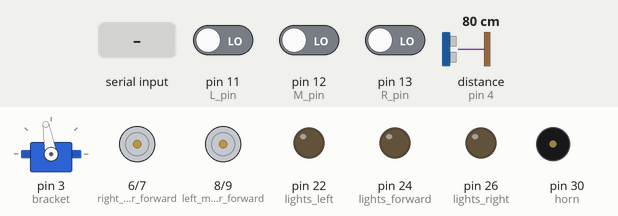
This sketch was run on a simulated Arduino Mega 2560, built with avr-gcc and run on an emulated ATmega2560. Parts: servo, motor-driver pin pairs drawn as motors (green arrow = first pin HIGH = forward, orange = second pin HIGH = backward, longer = more drive, scaled by the enable pin), output pins drawn as LEDs (lit = HIGH), buzzer (waves = sounding, pin HIGH). Dashed ring = blinking. The test bench sets the inputs (shaded band); at power-on: distance to the obstacle (sensor on pin 4) 80 cm, pin 11 (L_pin) LOW, pin 13 (R_pin) LOW, pin 12 (M_pin) LOW. The echo pulse lasts 58.3 µs per cm.

Above: at 1.2 s.
1.3 s: distance to the obstacle (sensor on pin 4) set to 22 cm
2.8 s: distance to the obstacle (sensor on pin 4) set to 18 cm
At 3.4 s:
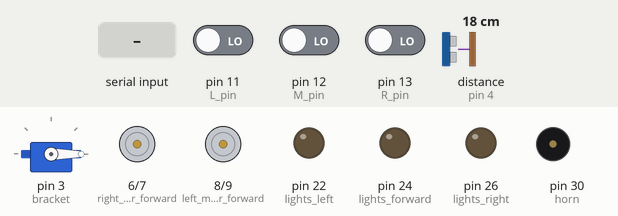
5.8 s: "W" received over the second serial link
At 8.68 s:
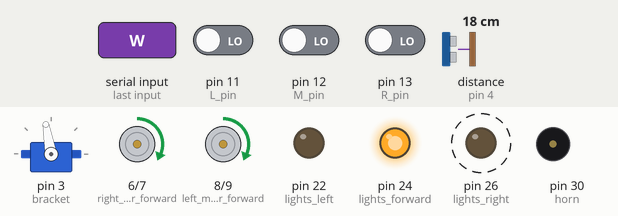
8.8 s: pin 11 (L_pin) driven HIGH
At 10.0 s:
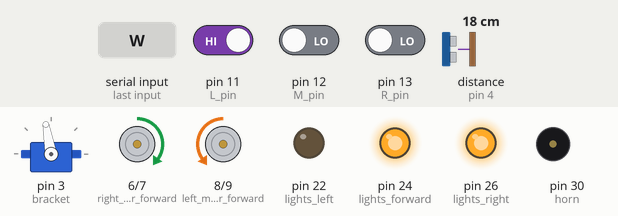
10.3 s: pin 13 (R_pin) driven HIGH
At 11.4 s:
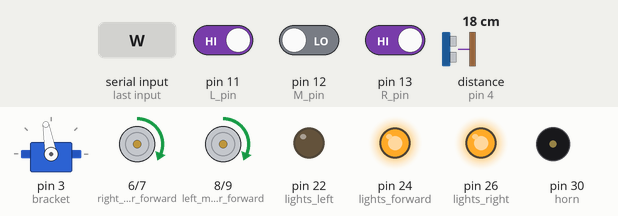
11.8 s: distance to the obstacle (sensor on pin 4) set to 2 cm
At 12.3 s:
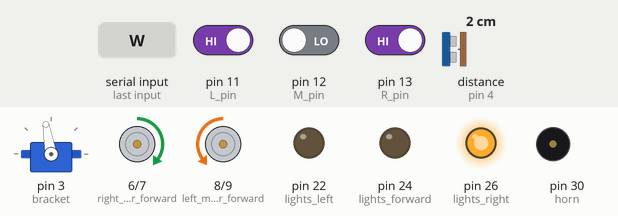
Timing chart, 0 to 14.8 s (numbered marks = the images above; inputs shaded):
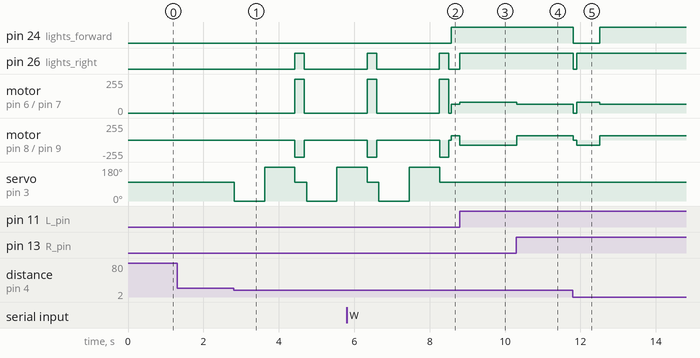

Measured:
- the behaviour switches between 20 and 19 cm on distance to the obstacle (sensor on pin 4) (found by bisection; images 0 and 1)
- after the input at 1.3 s, every drawn part: stays the same
- after the input at 2.8 s, pin 26 (lights_right): LOW → HIGH after 1.6 s, → LOW 0.25 s later; motor on pin 6 (right_motor_forward) / pin 7 (right_motor_backward): stopped → forward 255/255 after 1.6 s, → stopped 0.25 s later
- after the input at 5.8 s, pin 24 (lights_forward): LOW → HIGH after 2.8 s
- after the input at 8.8 s, pin 26 (lights_right): LOW → HIGH at once; motor on pin 6 (right_motor_forward) / pin 7 (right_motor_backward): forward 65/255 → forward 80/255 at once; motor on pin 8 (left_motor_forward) / pin 9 (left_motor_backward): forward 65/255 → backward 80/255 at once
- after the input at 10.3 s, motor on pin 6 (right_motor_forward) / pin 7 (right_motor_backward): forward 80/255 → forward 65/255 at once; motor on pin 8 (left_motor_forward) / pin 9 (left_motor_backward): backward 80/255 → forward 65/255 at once
- after the input at 11.8 s, pin 24 (lights_forward): HIGH → LOW at once, → HIGH 0.70 s later; pin 26 (lights_right): HIGH → LOW at once, → HIGH 0.10 s later

The sketch:

ASUMobiCarProjectG25.ino
```cpp
#include <NewPing.h>
#include <Servo.h>

// LINE FOLLOWER
const int R_pin = 13;
const int L_pin = 11;
const int M_pin = 12;

const int line = 0;
const int no_line = 1;

int R = 0;
int L = 0;
int M = 0;

// L298N MOTOR DRIVE
const int right_motor_forward = 6;
const int right_motor_backward = 7;

const int left_motor_forward = 8;
const int left_motor_backward = 9;

const int enable_right_motor = 5;
const int enable_left_motor = 10;

int car_speed = 200;

// ULTRASONIC SENSOR
const int trigger = 2;
const int echo = 4;
const int max_distance = 50;
int distance;

NewPing ultrasonic(trigger, echo, max_distance);

// SERVO MOTOR
Servo bracket;
int initial_pos = 100;

// BLUETOOTH MODULE
char input = 'S';

// RC CAR
const int horn = 30;
const int lights_left = 22;
const int lights_right = 26;
const int lights_forward = 24;

void setup() {
  Serial.begin(9600);
  Serial3.begin(9600);

  pinMode(right_motor_forward, OUTPUT);
  pinMode(right_motor_backward, OUTPUT);
  pinMode(left_motor_forward, OUTPUT);
  pinMode(left_motor_backward, OUTPUT);
  pinMode(enable_right_motor, OUTPUT);
  pinMode(enable_left_motor, OUTPUT);

  bracket.attach(3);
  bracket.write(initial_pos);

  pinMode(horn, OUTPUT);
  pinMode(lights_forward, OUTPUT);
  pinMode(lights_right, OUTPUT);
  pinMode(lights_left, OUTPUT);

  pinMode(R_pin, INPUT);
  pinMode(M_pin, INPUT);
  pinMode(L_pin, INPUT);
}

void stop_car(){
  digitalWrite(lights_forward, LOW);
  digitalWrite(lights_right, LOW);
  digitalWrite(lights_left, LOW);

  digitalWrite(right_motor_forward, LOW);
  digitalWrite(right_motor_backward, LOW);

  digitalWrite(left_motor_forward, LOW);
  digitalWrite(left_motor_backward, LOW);
  }

void forward(int car_speed){
  digitalWrite(lights_forward, HIGH);

  analogWrite(enable_right_motor, car_speed);
  digitalWrite(right_motor_forward, HIGH);
  digitalWrite(right_motor_backward, LOW);

  analogWrite(enable_left_motor, car_speed);
  digitalWrite(left_motor_forward, HIGH);
  digitalWrite(left_motor_backward, LOW);
  }

void backward(int car_speed){
  analogWrite(enable_right_motor, car_speed);
  digitalWrite(right_motor_forward, LOW);
  digitalWrite(right_motor_backward, HIGH);

  analogWrite(enable_left_motor, car_speed);
  digitalWrite(left_motor_forward, LOW);
  digitalWrite(left_motor_backward, HIGH);
  }

void right(int car_speed){
  digitalWrite(lights_right, HIGH);

  analogWrite(enable_right_motor, car_speed);
  digitalWrite(right_motor_forward, HIGH);
  digitalWrite(right_motor_backward, LOW);

  analogWrite(enable_left_motor, car_speed);
  digitalWrite(left_motor_forward, LOW);
  digitalWrite(left_motor_backward, HIGH);
  }

void left(int car_speed){
  digitalWrite(lights_left, HIGH);

  analogWrite(enable_right_motor, car_speed);
  digitalWrite(right_motor_forward, LOW);
  digitalWrite(right_motor_backward, HIGH);

  analogWrite(enable_left_motor, car_speed);
  digitalWrite(left_motor_forward, HIGH);
  digitalWrite(left_motor_backward, LOW);
  }

void horn_fn(char state){
  if(state == '1'){
    digitalWrite(horn, HIGH);
  }
  else {
    digitalWrite(horn, LOW);
  }
}

int get_distance(){
  int distance1 = ultrasonic.ping_cm();
  delay(1);
  int distance2 = ultrasonic.ping_cm();

  return max(distance1, distance2);

}

bool check_wall(int check_distance){
  int distance1 = get_distance();
  int distance2 = get_distance();

  if((distance1 > 0 && distance1 < check_distance) && (distance2 > 0 && distance2 < check_distance)){
    return true;
  }
  else{
    return false;
  }
}

void loop() {
  if(Serial3.available()){
    input = Serial3.read();
  }


  if(check_wall(20)){
    stop_car();
    bracket.write(0);
    delay(750);
    int distance_a = get_distance();
    delay(50);
    bracket.write(180);
    delay(750);
    int distance_b = get_distance();
    delay(50);
    bracket.write(initial_pos);

    if (distance_a > distance_b){
      left(255);
      delay(250);
      stop_car();
      delay(50);
    }
    else {
      right(255);
      delay(250);
      stop_car();
      delay(50);
    }
  }

  if(input == 'W'){
    while(input != 'w'){
      if(Serial3.available()){
        input = Serial3.read();
      }

      car_speed = 80;

      if(check_wall(10)){
        stop_car();
        delay(100);
        right(car_speed);
        delay(600);
        forward(65);

        while(true){
          if(Serial3.available()){
            input = Serial3.read();
          }
          R = digitalRead(R_pin);
          if(R == line || input == 'w'){
            break;
          }
        }
      }

        R = digitalRead(R_pin);
        M = digitalRead(M_pin);
        L = digitalRead(L_pin);
        if((R == line && M == no_line && L == no_line) || (R == line && M == line && L == no_line)){right(car_speed);}
        else if((R == no_line && M == no_line && L == line) || (R == no_line && M == line && L == line)){left(car_speed);}
        else if((R == line && M == line && L == line) || (R == no_line && M == line && L == no_line)){forward(65);}
    }
  }

  if(input == 'U'){
    while(input != 'u'){
      if(Serial3.available()){
        input = Serial3.read();
      }

      car_speed = 80;
      digitalWrite(lights_forward, HIGH);
      digitalWrite(lights_right, HIGH);
      digitalWrite(lights_left, HIGH);

      if(check_wall(8)){
        horn_fn('1');
        stop_car();
        delay(100);
        left(car_speed);
        delay(600);
        forward(65);

        while(true){
          if(Serial3.available()){
            input = Serial3.read();
          }
          L = digitalRead(L_pin);
          if(L == line || input == 'u'){
            break;
          }
        }
      }

        R = digitalRead(R_pin);
        M = digitalRead(M_pin);
        L = digitalRead(L_pin);
        if((R == line && M == no_line && L == no_line) || (R == line && M == line && L == no_line)){right(car_speed);}
        else if((R == no_line && M == no_line && L == line) || (R == no_line && M == line && L == line)){left(car_speed);}
        else if((R == line && M == line && L == line) || (R == no_line && M == line && L == no_line)){forward(65);}
    }
  }

  switch (input){
      case 'S': {stop_car();                 break;}
      case 'F': {forward(car_speed);         break;}
      case 'B': {backward(car_speed);        break;}
      case 'R': {right(car_speed);           break;}
      case 'L': {left(car_speed);            break;}

      case '0': {car_speed = 80;      break;}
      case '1': {car_speed = 120;     break;}
      case '2': {car_speed = 140;     break;}
      case '3': {car_speed = 160;     break;}
      case '4': {car_speed = 180;     break;}
      case '5': {car_speed = 200;     break;}
      case '6': {car_speed = 210;     break;}
      case '7': {car_speed = 220;     break;}
      case '8': {car_speed = 230;     break;}
      case '9': {car_speed = 240;     break;}
      case 'q': {car_speed = 255;     break;}

      case 'V': {horn_fn('1');       break;}
      case 'v': {horn_fn('0');       break;}
    }
}
```
